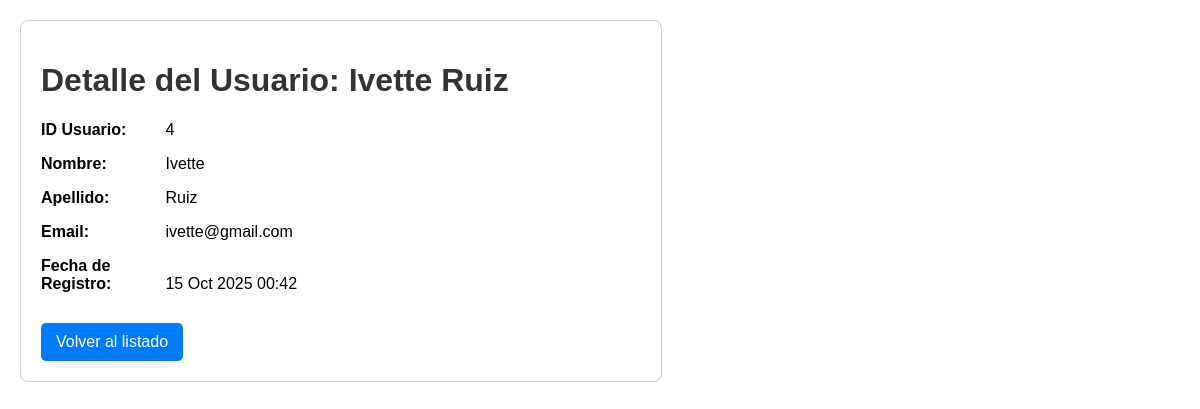
Page /4/ on the committed database.
### app_usuario/models.py (models this page shows, shortened)
class Usuario(models.Model):
    id_usuario = models.AutoField(primary_key=True)
    nombre = models.CharField(max_length=100)
    apellido = models.CharField(max_length=100)
    email = models.EmailField(unique=True)
    contrasena = models.CharField(max_length=128)
    fecha_registro = models.DateTimeField(auto_now_add=True)

### app_usuario/views.py (the view)
# urls.py: path('<int:id_usuario>/', views.detalle_usuario, name='detalle_usuario'),
def detalle_usuario(request, id_usuario):
    usuario = get_object_or_404(Usuario, id_usuario=id_usuario)
    return render(request, 'detalle_usuario.html', {'usuario': usuario})

### app_usuario/templates/detalle_usuario.html (shortened to what this page needs)
<!DOCTYPE html>
<html lang="es">
<head>
</head>
<body>
    <div class="container">
        <h1>Detalle del Usuario: {{ usuario.nombre }} {{ usuario.apellido }}</h1>
        <p><strong>ID Usuario:</strong> {{ usuario.id_usuario }}</p>
        <p><strong>Nombre:</strong> {{ usuario.nombre }}</p>
        <p><strong>Apellido:</strong> {{ usuario.apellido }}</p>
        <p><strong>Email:</strong> {{ usuario.email }}</p>
        <p><strong>Fecha de Registro:</strong> {{ usuario.fecha_registro|date:"d M Y H:i" }}</p>
        <a href="{% url 'listar_usuarios' %}" class="btn">Volver al listado</a>
    </div>
</body>
</html>

### app_usuario/templates/detalle_usuario.html (style rules this page uses)
body { font-family: Arial, sans-serif; margin: 20px; }
.container { max-width: 600px; margin-top: 20px; border: 1px solid #ccc; padding: 20px; border-radius: 8px; }
h1 { color: #333; }
p { margin-bottom: 10px; }
strong { display: inline-block; width: 120px; }
.btn { display: inline-block; margin-top: 20px; padding: 10px 15px; background-color: #007BFF; color: white; text-decoration: none; border-radius: 5px; }

### rows in the picture
Usuario: nombre "Ivette", apellido "Ruiz", id_usuario "4", email "ivette@gmail.com", fecha_registro "15 Oct 2025 00:42"
